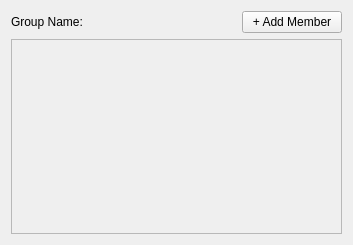
<?xml version="1.0" encoding="UTF-8"?>
<ui version="4.0">
 <class>Form</class>
 <widget class="QWidget" name="Form">
  <property name="geometry">
   <rect>
    <x>0</x>
    <y>0</y>
    <width>353</width>
    <height>245</height>
   </rect>
  </property>
  <property name="windowTitle">
   <string>Form</string>
  </property>
  <layout class="QGridLayout" name="gridLayout">
   <item row="1" column="1">
    <widget class="QPushButton" name="addMember">
     <property name="maximumSize">
      <size>
       <width>100</width>
       <height>16777215</height>
      </size>
     </property>
     <property name="text">
      <string>+ Add Member</string>
     </property>
    </widget>
   </item>
   <item row="1" column="0">
    <widget class="QLabel" name="group_name_label">
     <property name="text">
      <string>Group Name:</string>
     </property>
    </widget>
   </item>
   <item row="2" column="0" colspan="2">
    <widget class="QScrollArea" name="memberDisplay">
     <property name="widgetResizable">
      <bool>true</bool>
     </property>
     <widget class="QWidget" name="memberDisplayContents">
      <property name="geometry">
       <rect>
        <x>0</x>
        <y>0</y>
        <width>333</width>
        <height>196</height>
       </rect>
      </property>
      <layout class="QVBoxLayout" name="verticalLayout_2"/>
     </widget>
    </widget>
   </item>
  </layout>
 </widget>
 <resources/>
 <connections/>
</ui>
